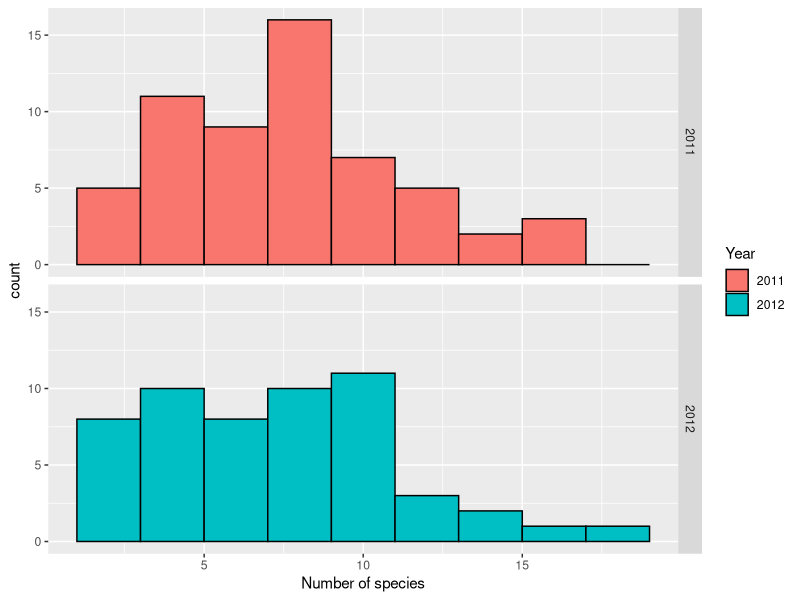
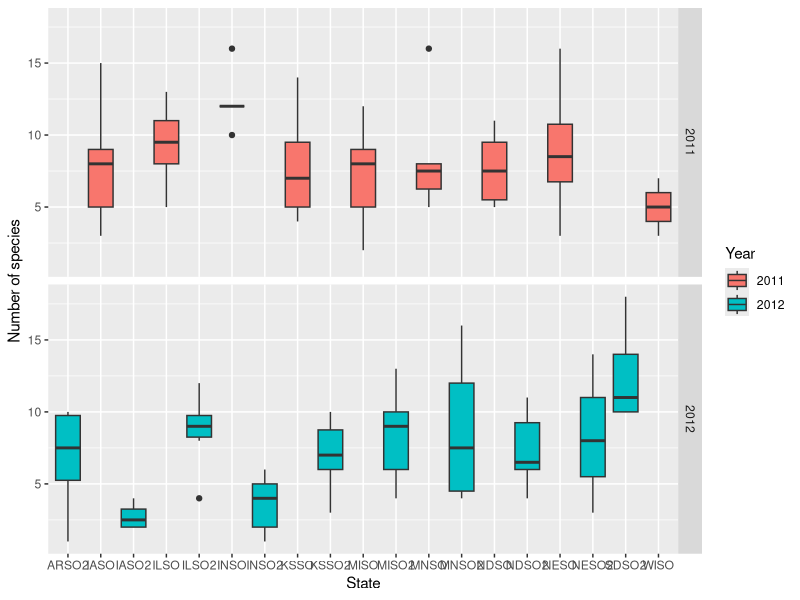
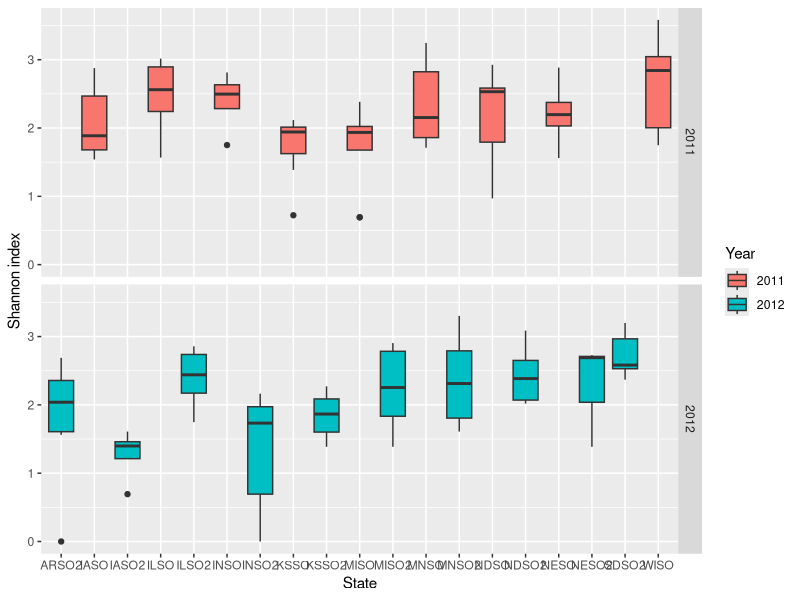
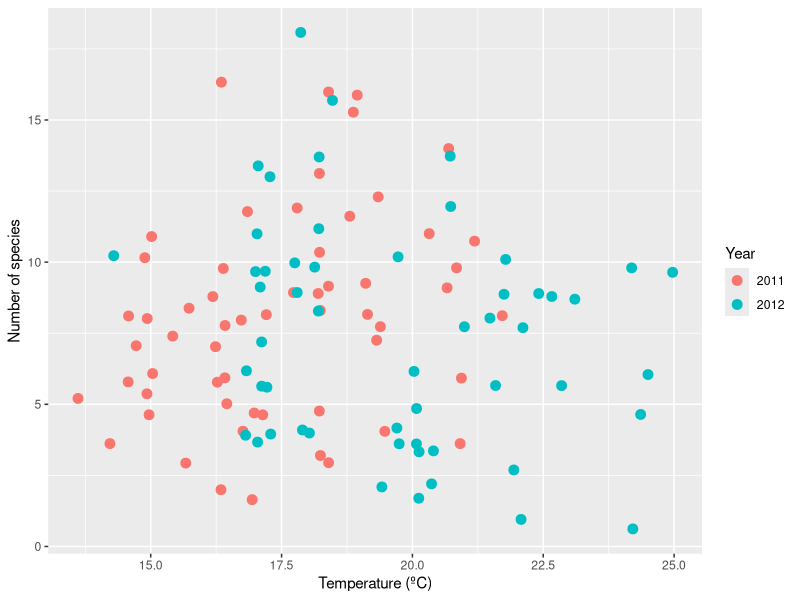
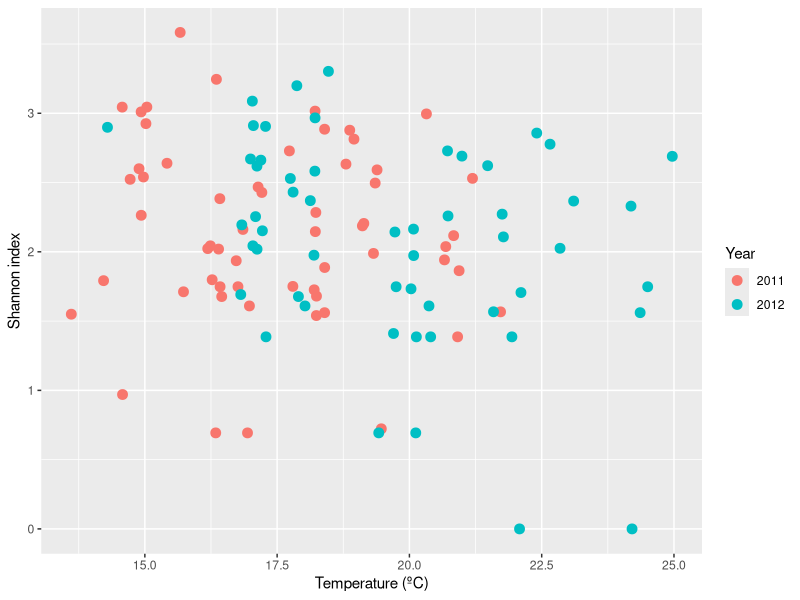
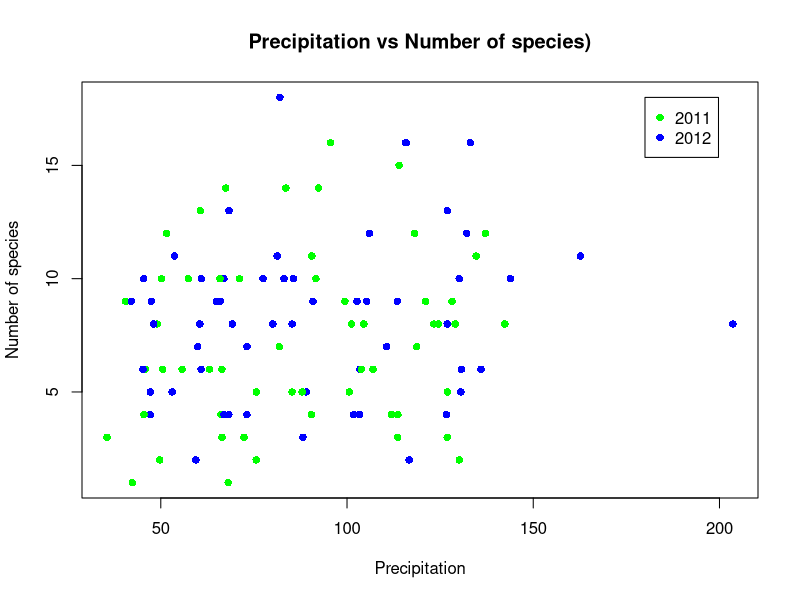

Write the R code that produced these figures, in order.
## ---- chunk 1
setwd("~/Dropbox/Stats_Ecology-Evolution/Homeworks/Final_project/Final_Project_QMEE/")
library(ggplot2)
oomy_data <- read.csv("data_qmee.csv", header = T)
head(oomy_data)
oomy_data <- oomy_data[-1,]
## ---- chunk 2
summary(oomy_data)
length(oomy_data$State)
## ---- chunk 3
oomy_data$Year <- factor(oomy_data$Year)
data.class(oomy_data$Year)
## ---- chunk 4
#Histogram of number of species per year for the survey
ggplot(data=oomy_data, aes(x=Number_of_Species)) +
  geom_histogram(aes(fill=Year), binwidth=2, colour="black") + labs(x="Number of species") + facet_grid(Year ~ .)
## ---- chunk 5
#Boxplot for the number of species per state
ggplot(data=oomy_data, aes(y=Number_of_Species, x=State)) +
  geom_boxplot(aes(fill=Year)) + labs(y="Number of species") + facet_grid(Year ~ .)
#Boxplot for the shannon diversity index per state
ggplot(data=oomy_data, aes(y=shannon, x=State)) +
  geom_boxplot(aes(fill=Year)) + labs(y="Shannon index") + facet_grid(Year ~ .)
## ---- chunk 6
#Evaluation of the relation of temperature and number of species across years
par(mfrow = c(1,1))
ggplot(data=oomy_data, aes(x=Temp, y=Number_of_Species)) +
  geom_jitter(aes(colour=Year), size=3) + labs(x="Temperature (ºC)", y="Number of species") 
#Evaluation of the relation of temperature and shannon index across years
ggplot(data=oomy_data, aes(x=Temp, y=shannon)) +
  geom_jitter(aes(colour=Year), size=3) + labs(x="Temperature (ºC)", y="Shannon index") 
## ---- chunk 7
plot(oomy_data$Precipitation, oomy_data$Number_of_Species, main = "Precipitation vs Number of species)", col = c("green","blue"), xlab = "Precipitation", ylab = "Number of species", pch = 16)
legend(x = 180,y = 18, legend = c("2011","2012"), col = c("green","blue"), pch=16 )
